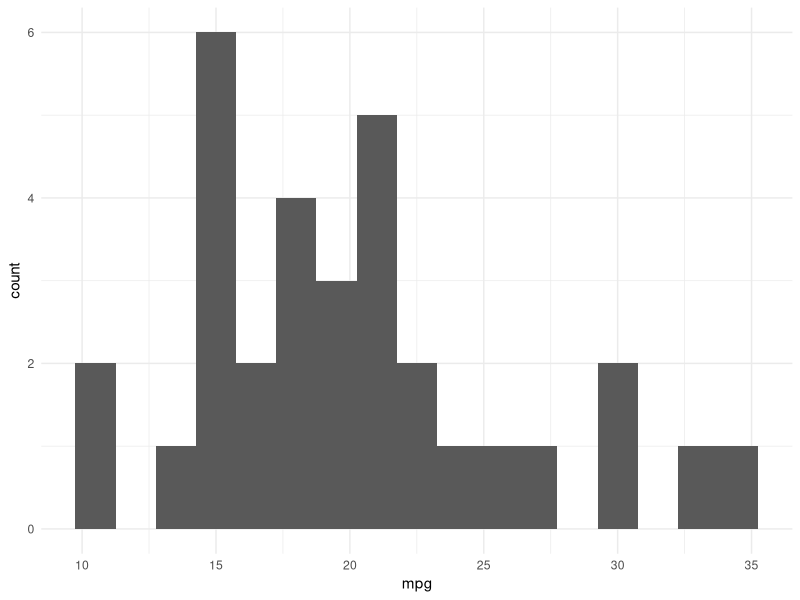
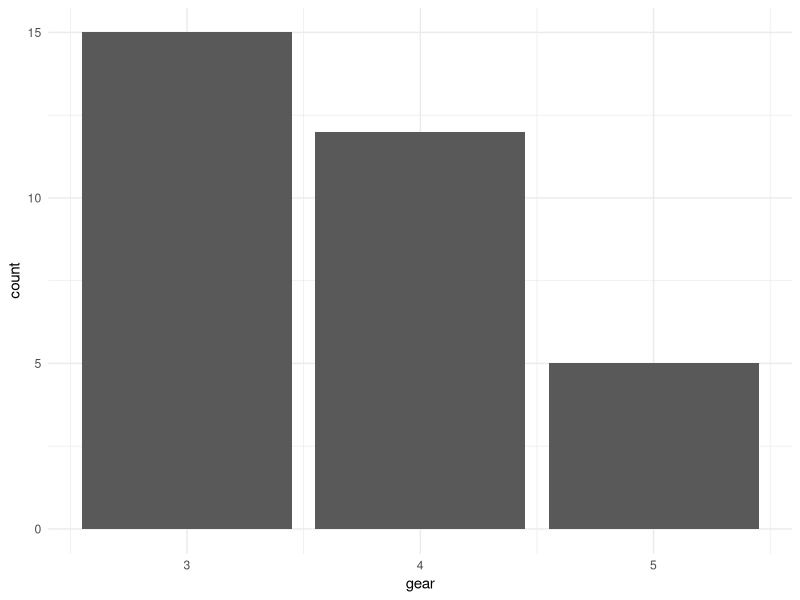
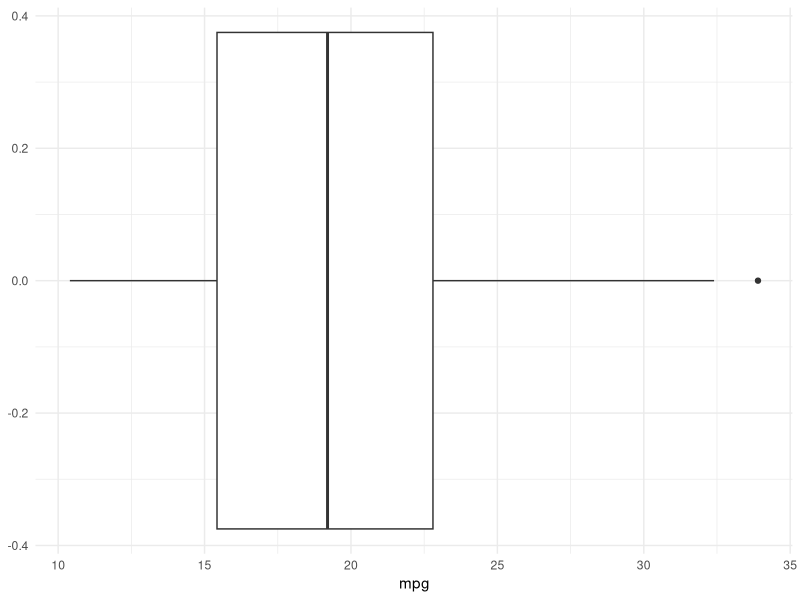
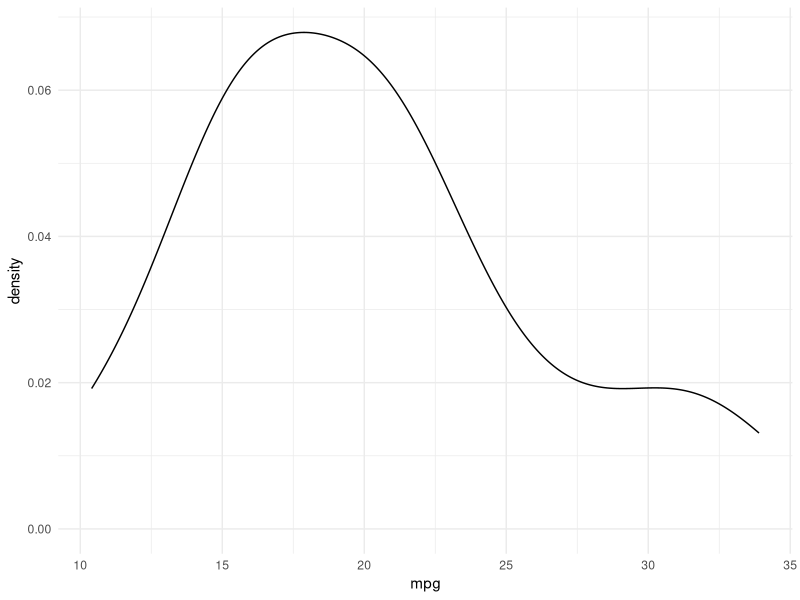
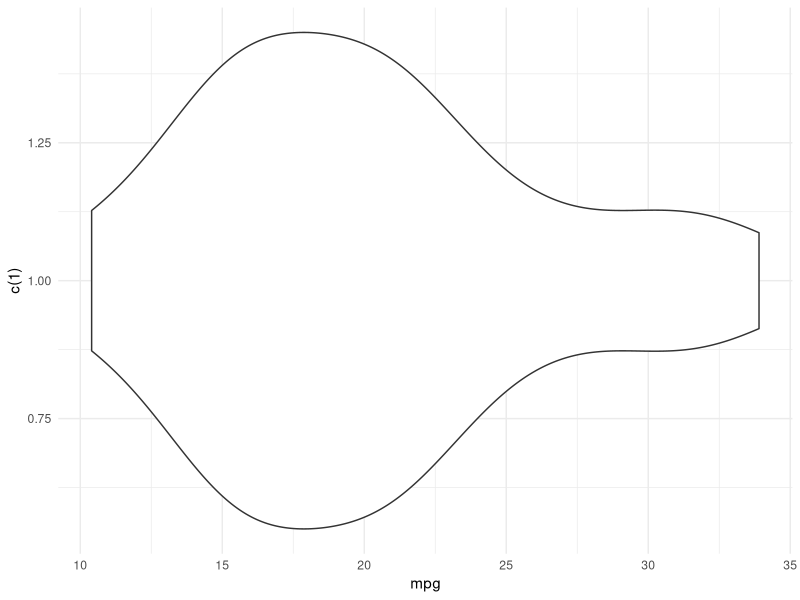
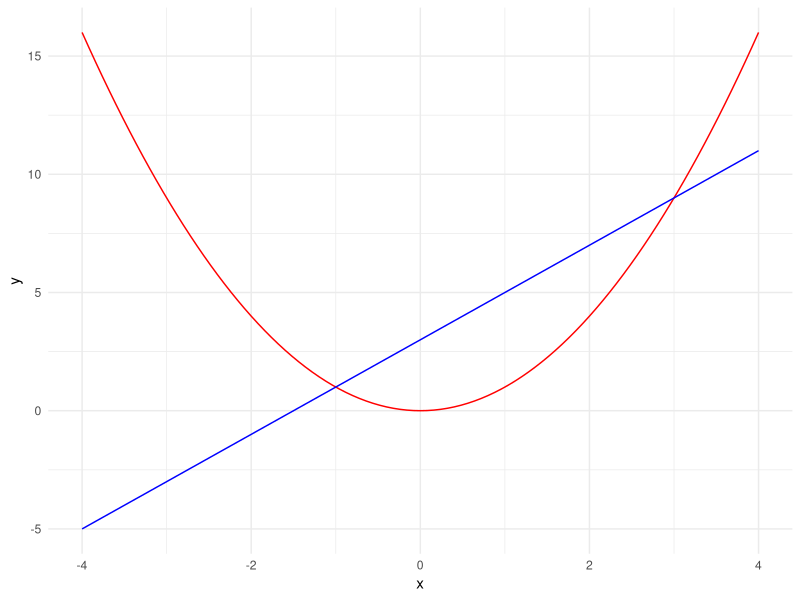
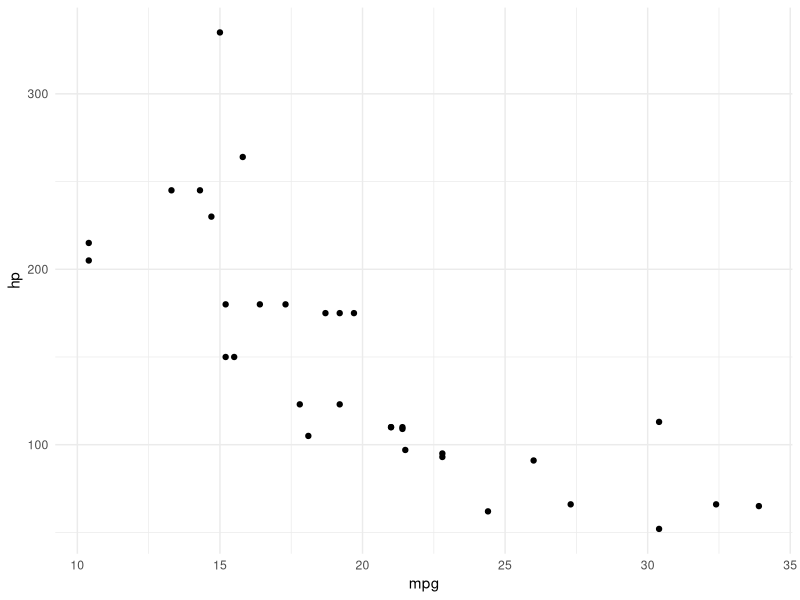
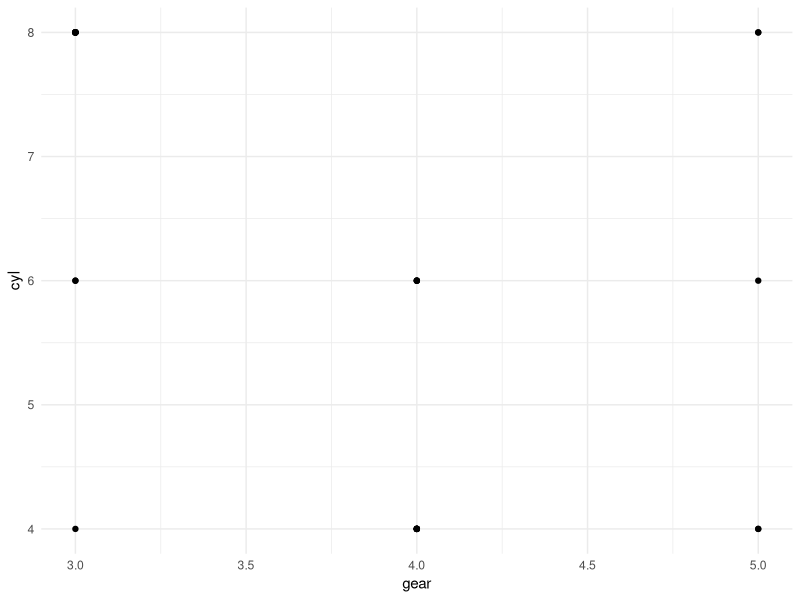

Write the R code that produced these figures, in order.
## ---- chunk 1
#| fig-cap: Beispiel für ein Histogramm für einen kontinuierlichen Wertebereich 

library(ggplot2)

mtcars |> ggplot(aes(mpg)) + geom_histogram(binwidth= 1.5) + theme_minimal()
## ---- chunk 2
#| fig-cap: Beispiel für ein Histogramm für einen diskreten Wertebereich 

# library(ggplot2)

mtcars |> ggplot(aes(gear)) + geom_bar() + theme_minimal()
## ---- chunk 3
#| fig-cap: Beispiel für einen Boxplot 

# library(ggplot2)

mtcars |> ggplot(aes(mpg)) + geom_boxplot() + theme_minimal()
## ---- chunk 4
#| fig-cap: Beispiel eines Dichtediagramms 

# library(ggplot2)

mtcars |> ggplot(aes(mpg)) + geom_density() + theme_minimal()
## ---- chunk 5
#| fig-cap: Beispiel eines violinplot 

# library(ggplot2)

mtcars |> ggplot(aes(mpg, c(1))) + geom_violin() + theme_minimal()
## ---- chunk 6
#| fig-cap: Beispiel eines Funktionsplots mit einer linearen und einer quadratischen Funktionen 

# library(ggplot2)

data.frame(x = c(-4, 4)) |> ggplot(aes(x)) + 
    geom_line(stat = "function", fun = function (x) { x^2 }, color = "red") + 
    geom_line(stat = "function", fun = function (x) { 2*x + 3 }, color = "blue") + 
    theme_minimal()
## ---- chunk 7
#| fig-cap: Beispiel eines Streudiagramms 

# library(ggplot2)

mtcars |> ggplot(aes(mpg, hp)) + geom_point() + theme_minimal()
## ---- chunk 8
#| fig-cap: Beispiel eines Streudiagramms mit überlagernden Punkten aus zwei diskreten Variablen

mtcars |> ggplot(aes(gear, cyl)) + geom_point() + theme_minimal()
## ---- chunk 9
#| fig-cap: Beispiel eines Jitter-Diagramms mit zwei diskreten Variablen. Jitter-Bereiche sind Rot hervorgehoben.

mtcars |> ggplot(aes(gear, cyl)) + geom_jitter() + geom_tile(color="red", fill = NA, height = 1.9, width = .9) + theme_minimal()
## ---- chunk 10
#| fig-lab: fig-bsp-streudiagramm-mit-ausgleich
#| fig-cap: Beispiel einer Ausgleichsgeraden in einem Streudiagramm

# library(ggplot2)

mtcars |> 
    ggplot(aes(mpg, hp)) + 
    geom_point() +  
    geom_smooth(method="lm", se = FALSE) + 
    theme_minimal() -> diag

 suppressMessages(print(diag))
## ---- chunk 11
#| fig-cap: Beispiel eines Diagramms mit diskreten und kontinuierlichen Variablen 

# library(ggplot2)

mtcars |> 
    dplyr::mutate( gear = factor(gear)) |>
    ggplot(aes(mpg, gear)) + geom_boxplot() + theme_minimal()
## ---- chunk 12
#| fig-cap: Beispiel für die Farbkodierung einer dritten diskreten Dimension

mtcars |> 
    dplyr::mutate( gear = factor(gear)) |>
    ggplot(aes(mpg, hp, color= gear)) + 
    geom_point(size = 3) +  
    theme_minimal() -> diag

 suppressMessages(print(diag))
## ---- chunk 13
#| fig-cap: Beispiel für die Farbkodierung mit einem Farbgradienten

mtcars |> 
    ggplot(aes(drat, wt, color= qsec)) + 
    geom_point(size = 3) +  
    theme_minimal() -> diag

 suppressMessages(print(diag))
## ---- chunk 14
#| fig-cap: Beispiel für die Grössenkodierung einer dritten diskreten Dimension

# library(ggplot2)

mtcars |> 
    ggplot(aes(mpg, hp, size = disp)) + 
    geom_point() +  
    theme_minimal() -> diag

 suppressMessages(print(diag))
## ---- chunk 15
#| fig-cap: Beispiel für die Formkodierung für Punkte und Linien
mtcars |>
    dplyr::mutate( gear = factor(gear)) |>
    ggplot(aes(mpg, hp, shape = gear, linetype = gear)) + 
    geom_point(size = 3) +  
    geom_smooth(method = lm, se = FALSE) +
    theme_minimal() -> diag

 suppressMessages(print(diag))
## ---- chunk 16
#| fig-cap: Beispiel die Gliederung in Teildiagramme mithilfe einer dritten diskreten Dimension
#| 
mtcars |> 
    ggplot(aes(mpg, hp)) + 
    geom_point() +
    facet_wrap(vars(gear)) -> diag

 suppressMessages(print(diag))
